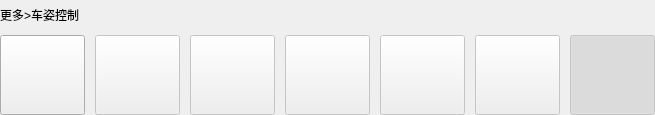
  <widget class="QWidget" name="postureWidget" native="true">
   <property name="geometry">
    <rect>
     <x>170</x>
     <y>585</y>
     <width>655</width>
     <height>115</height>
    </rect>
   </property>
   <widget class="QWidget" name="postureBtnWidget" native="true">
    <property name="geometry">
     <rect>
      <x>0</x>
      <y>35</y>
      <width>655</width>
      <height>80</height>
     </rect>
    </property>
    <layout class="QHBoxLayout" name="horizontalLayout_4">
     <property name="spacing">
      <number>10</number>
     </property>
     <property name="leftMargin">
      <number>0</number>
     </property>
     <property name="topMargin">
      <number>0</number>
     </property>
     <property name="rightMargin">
      <number>0</number>
     </property>
     <property name="bottomMargin">
      <number>0</number>
     </property>
     <item>
      <widget class="QPushButton" name="CZKZ_CZSNBtn">
       <property name="minimumSize">
        <size>
         <width>85</width>
         <height>80</height>
        </size>
       </property>
       <property name="styleSheet">
        <string notr="true">QPushButton {border-image:url(:/icon/vm/dashboard/buttons/newButton/More/tscz/btn_cztj_n.png)}QPushButton:pressed {border-image:url(:/icon/vm/dashboard/buttons/newButton/More/tscz/btn_cztj_p.png)}QPushButton:checked {border-image:url(:/icon/vm/dashboard/buttons/newButton/More/tscz/btn_cztj_s.png)}</string>
       </property>
       <property name="text">
        <string/>
       </property>
       <property name="checkable">
        <bool>true</bool>
       </property>
      </widget>
     </item>
     <item>
      <widget class="QPushButton" name="CZKZ_DDBtn">
       <property name="enabled">
        <bool>false</bool>
       </property>
       <property name="minimumSize">
        <size>
         <width>85</width>
         <height>80</height>
        </size>
       </property>
       <property name="styleSheet">
        <string notr="true">QPushButton {border-image:url(:/icon/vm/dashboard/buttons/newButton/More/tscz/btn_dd_n.png)}QPushButton:pressed {border-image:url(:/icon/vm/dashboard/buttons/newButton/More/tscz/btn_dd_p.png)}QPushButton:checked {border-image:url(:/icon/vm/dashboard/buttons/newButton/More/tscz/btn_dd_s.png)}/*QPushButton:disabled {border-image:url(:/icon/vm/dashboard/buttons/newButton/More/tscz/btn_dd_s.png)}*/</string>
       </property>
       <property name="text">
        <string/>
       </property>
       <property name="checkable">
        <bool>true</bool>
       </property>
       <attribute name="buttonGroup">
        <string notr="true">postureBtnGroup</string>
       </attribute>
      </widget>
     </item>
     <item>
      <widget class="QPushButton" name="CZKZ_ZXZXBtn">
       <property name="enabled">
        <bool>false</bool>
       </property>
       <property name="minimumSize">
        <size>
         <width>85</width>
         <height>80</height>
        </size>
       </property>
       <property name="styleSheet">
        <string notr="true">QPushButton {border-image:url(:/icon/vm/dashboard/buttons/newButton/More/tscz/btn_zxzx_n.png)}QPushButton:pressed {border-image:url(:/icon/vm/dashboard/buttons/newButton/More/tscz/btn_zxzx_p.png)}QPushButton:checked {border-image:url(:/icon/vm/dashboard/buttons/newButton/More/tscz/btn_zxzx_s.png)}</string>
       </property>
       <property name="text">
        <string/>
       </property>
       <property name="checkable">
        <bool>true</bool>
       </property>
       <attribute name="buttonGroup">
        <string notr="true">postureBtnGroup</string>
       </attribute>
      </widget>
     </item>
     <item>
      <widget class="QPushButton" name="CZKZ_PDPBtn">
       <property name="enabled">
        <bool>false</bool>
       </property>
       <property name="minimumSize">
        <size>
         <width>85</width>
         <height>80</height>
        </size>
       </property>
       <property name="styleSheet">
        <string notr="true">QPushButton {border-image:url(:/icon/vm/dashboard/buttons/newButton/More/tscz/btn_pdp_n.png)}QPushButton:pressed {border-image:url(:/icon/vm/dashboard/buttons/newButton/More/tscz/btn_pdp_p.png)}QPushButton:checked {border-image:url(:/icon/vm/dashboard/buttons/newButton/More/tscz/btn_pdp_s.png)}</string>
       </property>
       <property name="text">
        <string/>
       </property>
       <property name="checkable">
        <bool>true</bool>
       </property>
       <attribute name="buttonGroup">
        <string notr="true">postureBtnGroup</string>
       </attribute>
      </widget>
     </item>
     <item>
      <widget class="QPushButton" name="CZKZ_YHGBtn">
       <property name="enabled">
        <bool>false</bool>
       </property>
       <property name="minimumSize">
        <size>
         <width>85</width>
         <height>80</height>
        </size>
       </property>
       <property name="styleSheet">
        <string notr="true">QPushButton {border-image:url(:/icon/vm/dashboard/buttons/newButton/More/tscz/btn_yhg_n.png)}QPushButton:pressed {border-image:url(:/icon/vm/dashboard/buttons/newButton/More/tscz/btn_yhg_p.png)}QPushButton:checked {border-image:url(:/icon/vm/dashboard/buttons/newButton/More/tscz/btn_yhg_s.png)}</string>
       </property>
       <property name="text">
        <string/>
       </property>
       <property name="checkable">
        <bool>true</bool>
       </property>
       <attribute name="buttonGroup">
        <string notr="true">postureBtnGroup</string>
       </attribute>
      </widget>
     </item>
     <item>
      <widget class="QPushButton" name="CZKZ_PCZQBtn">
       <property name="enabled">
        <bool>false</bool>
       </property>
       <property name="minimumSize">
        <size>
         <width>85</width>
         <height>80</height>
        </size>
       </property>
       <property name="styleSheet">
        <string notr="true">QPushButton {border-image:url(:/icon/vm/dashboard/buttons/newButton/More/tscz/btn_pczq_n.png)}QPushButton:pressed {border-image:url(:/icon/vm/dashboard/buttons/newButton/More/tscz/btn_pczq_p.png)}QPushButton:checked {border-image:url(:/icon/vm/dashboard/buttons/newButton/More/tscz/btn_pczq_s.png)}</string>
       </property>
       <property name="text">
        <string/>
       </property>
       <property name="checkable">
        <bool>true</bool>
       </property>
       <attribute name="buttonGroup">
        <string notr="true">postureBtnGroup</string>
       </attribute>
      </widget>
     </item>
     <item>
      <widget class="QPushButton" name="CZKZ_TZBtn">
       <property name="enabled">
        <bool>false</bool>
       </property>
       <property name="minimumSize">
        <size>
         <width>85</width>
         <height>80</height>
        </size>
       </property>
       <property name="styleSheet">
        <string notr="true">QPushButton {border-image:url(:/icon/vm/dashboard/buttons/newButton/More/tscz/btn_gb_n.png)}QPushButton:pressed {border-image:url(:/icon/vm/dashboard/buttons/newButton/More/tscz/btn_gb_p.png)}QPushButton:checked {border-image:url(:/icon/vm/dashboard/buttons/newButton/More/tscz/btn_gb_s.png)}</string>
       </property>
       <property name="text">
        <string/>
       </property>
       <property name="checkable">
        <bool>true</bool>
       </property>
       <property name="checked">
        <bool>true</bool>
       </property>
       <attribute name="buttonGroup">
        <string notr="true">postureBtnGroup</string>
       </attribute>
      </widget>
     </item>
    </layout>
   </widget>
   <widget class="QLabel" name="postureTittleLabel">
    <property name="geometry">
     <rect>
      <x>0</x>
      <y>0</y>
      <width>655</width>
      <height>30</height>
     </rect>
    </property>
    <property name="text">
     <string>更多&gt;车姿控制</string>
    </property>
   </widget>
  </widget>
